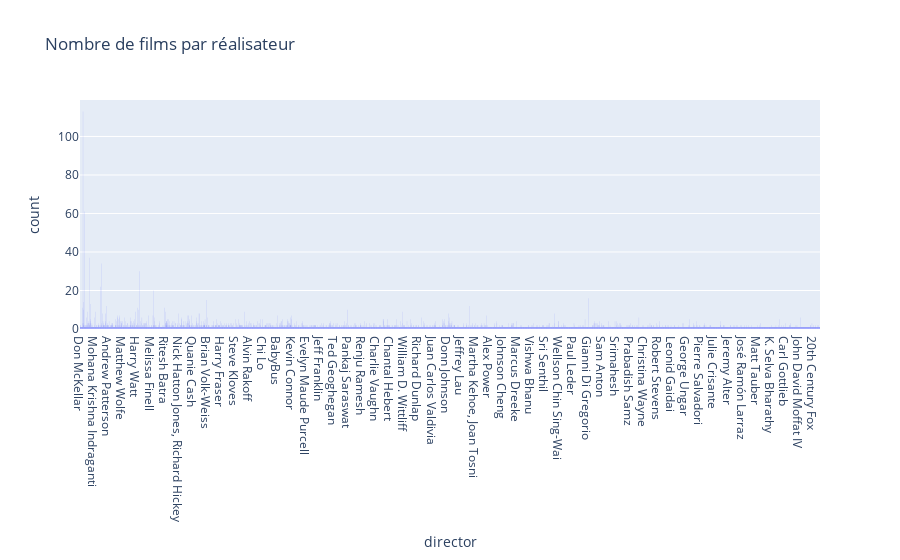

Notebook code cell kept with this figure:
### Code cell
fig3 = px.histogram(data, x="director", title="Nombre de films par réalisateur")
fig3.show()

### Figure 1 — Plotly figure (JSON) as saved in the notebook; plotly's stock layout.template omitted (floating-point values rounded to 4 significant figures; data arrays with more than 128 entries replaced by an {"elided": "..."} marker saying what was removed)
{"data": [{"alignmentgroup": "True", "bingroup": "x", "hovertemplate": "director=%{x}<br>count=%{y}<extra></extra>", "legendgroup": "", "marker": {"color": "#636efa", "pattern": {"shape": ""}}, "name": "", "offsetgroup": "", "orientation": "v", "showlegend": false, "type": "histogram", "x": {"elided": "9668 str values"}, "xaxis": "x", "yaxis": "y"}], "layout": {"barmode": "relative", "legend": {"tracegroupgap": 0}, "title": {"text": "Nombre de films par réalisateur"}, "xaxis": {"anchor": "y", "domain": [0, 1], "title": {"text": "director"}}, "yaxis": {"anchor": "x", "domain": [0, 1], "title": {"text": "count"}}}}
